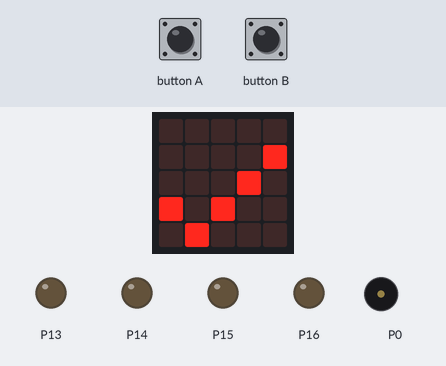
Recording of a program running on a simulated BBC micro:bit (MakeCode). On the bench: the board's 5×5 LED display, output pins drawn as LEDs (lit = HIGH), buzzer (waves = sounding). Inputs (shaded band) come from the test bench. A reset restarts the program; random numbers come from a fixed seed.

Above: at 2.3 s.
2.4 s: button A pressed for 0.15 s
At 2.71 s:
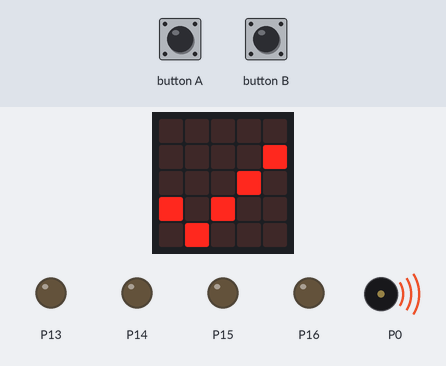
3.1 s: button B pressed for 0.15 s
At 3.16 s:
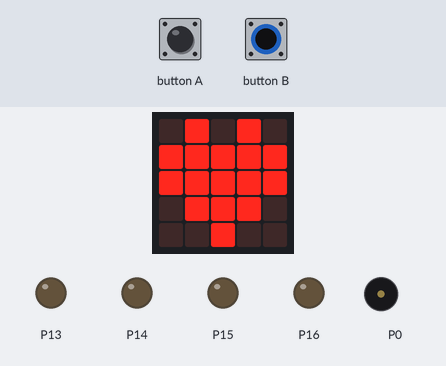
3.8 s: button A pressed for 0.15 s
At 8.6 s:
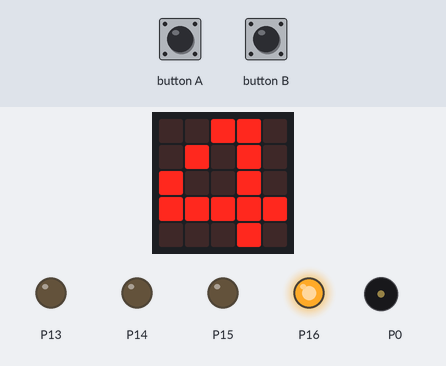
Timing chart, 0 to 27.2 s (numbered marks = the images above; inputs shaded):
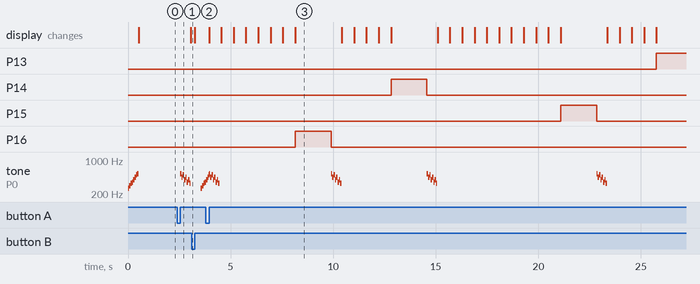

Measured:
- after the input at 2.4 s, tone on P0: plays 523 Hz for 0.07 s, 440 Hz for 0.07 s, 494 Hz for 0.07 s, 392 Hz for 0.07 s, 440 Hz for 0.07 s, 349 Hz for 0.07 s … (8 notes in this stretch), starting after 0.15 s
- after the input at 3.1 s, tone on P0: silent → 262 Hz after 0.45 s, → 294 Hz 0.07 s later, → 330 Hz 0.07 s later, → 349 Hz 0.07 s later
- after the input at 3.8 s, P13: LOW → HIGH after 22.0 s; P14: LOW → HIGH after 9.0 s, → LOW 1.8 s later; P15: LOW → HIGH after 17.3 s, → LOW 1.8 s later; P16: LOW → HIGH after 4.4 s, → LOW 1.8 s later

The program:

main.ts
```typescript
input.onButtonPressed(Button.A, function () {
    for (let index = 0; index < aantal_stokken; index++) {
        music.playMelody("C5 A B G A F G E ", 1000)
        timer = 0
        tijd = randint(min_tijd, max_tijd)
        // Wacht een willekeurig aantal seconden tussen min_tijd en max_tijd
        while (timer < tijd) {
            basic.showIcon(IconNames.Heart)
            basic.showIcon(IconNames.SmallHeart)
            timer += 1
        }
        Laat_vallen(lijst.shift())
    }
    music.playMelody("C5 A B G A F G E ", 1000)
    basic.pause(5000)
    control.reset()
})
function Laat_vallen (stok: number) {
    pins.digitalWritePin(stok + 112, 1)
basic.showNumber(stok)
    basic.pause(1000)
    pins.digitalWritePin(stok + 112, 0)
}
input.onButtonPressed(Button.B, function () {
    control.reset()
})
/**
 * Initializatie variabelen
 */
let tijd = 0
let timer = 0
let willekeurig = 0
let lijst: number[] = []
let max_tijd = 0
let min_tijd = 0
let aantal_stokken = 0
aantal_stokken = 4
min_tijd = 2
max_tijd = 5
let _1234: number[] = []
lijst = []
// Tijdelijke lijst vullen op volgorde, om te gebruiken om de willekeurige lijst te vullen
for (let index = 0; index <= aantal_stokken - 1; index++) {
    _1234.push(index)
}
// Lijst vullen met alee getallen één keer, op willekeurige volgorde, bv. 4 2 1 3
for (let index = 0; index < aantal_stokken; index++) {
    willekeurig = _1234._pickRandom()
    lijst.push(willekeurig + 1)
    _1234.removeAt(_1234.indexOf(willekeurig))
}
music.playMelody("C D E F G A B C5 ", 1000)
basic.showIcon(IconNames.Yes)
```

test.ts
```typescript
// tests gaan hier; deze zal niet worden gecompileerd wanneer dit pakket wordt gebruikt als extensie.
```
